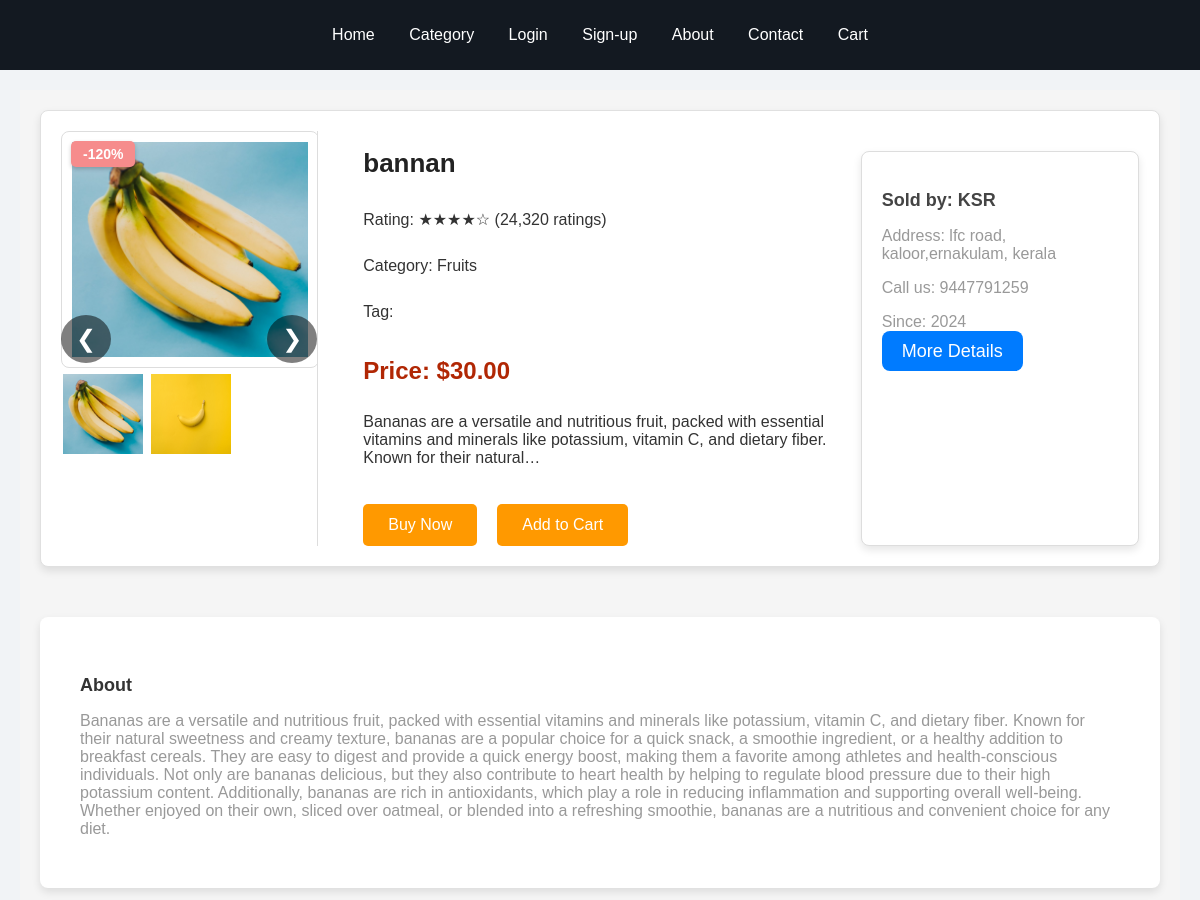
Before: /product-detail/e32ihbd5i31ib15i1a36de/vengg6fi3h4fc4cf36fcb2aed (upper part) with the older database file.
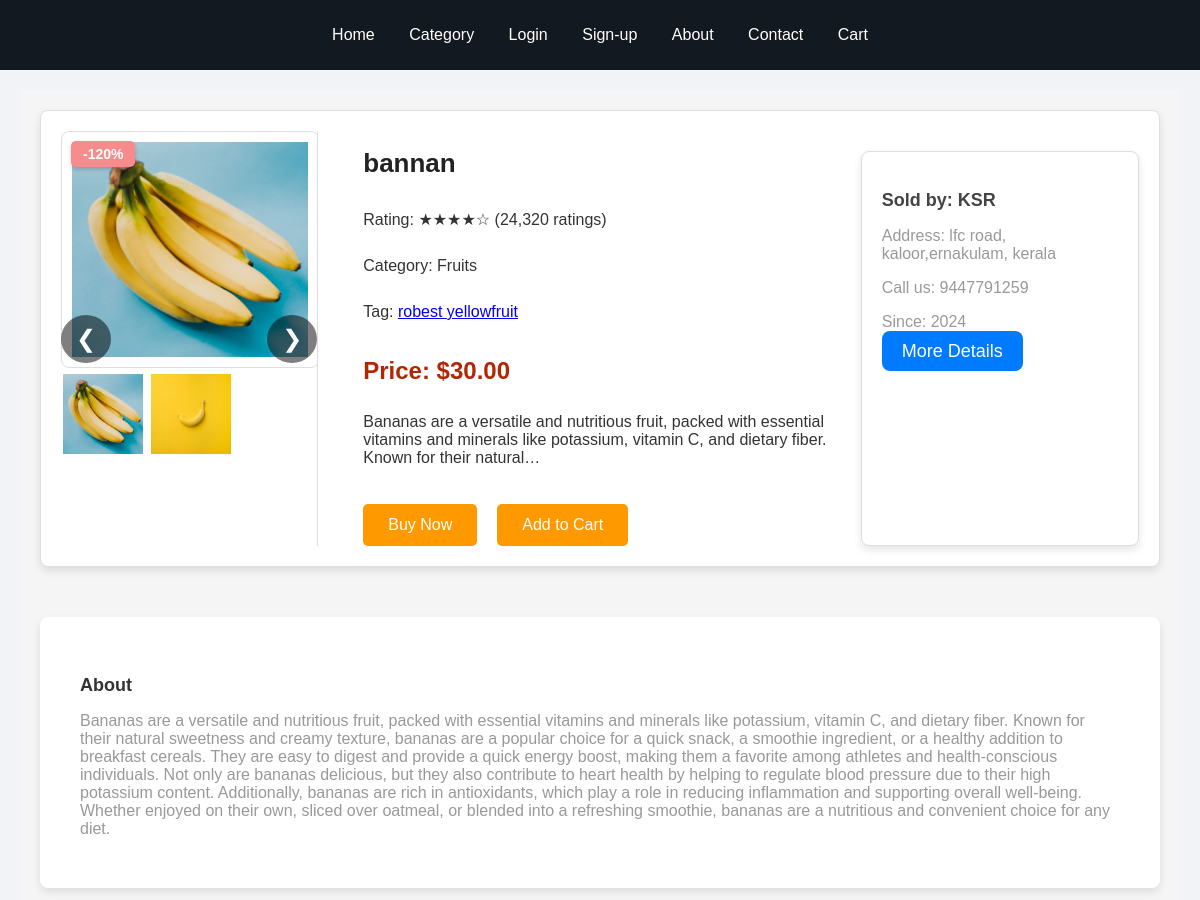
After: the same page with the newer database file.
### core/models.py (models this page shows)
class ProductImages(models.Model):
    image = models.ImageField(upload_to='product-images')
    product = models.ForeignKey(Product,related_name='p_images',on_delete=models.SET_NULL, null=True)
    date = models.DateField(auto_now_add=True)
    class Meta:
        verbose_name_plural = "Product images"

### core/views.py (the view)
# urls.py: path("product-detail/<pid>/<vid>",views.product_detail_view,name='product-detail-view'),
def product_detail_view(request,pid,vid):
    vender=Vendor.objects.get(vid=vid)
    products=Product.objects.get(pid=pid)
    cproduct=Product.objects.filter(category=products.category).exclude(pid=pid) # exclude: this is used to remove current viewed product from the related product
    p_image=products.p_images.all()
    return render(request,'product_detail_view.html',{'products':products,'vender':vender,'p_image':p_image,'cproduct':cproduct})

### core/context_processor.py (called while the page is built)
def default(request):
    categories=Category.objects.all()
    return{
        'categories':categories
    }

### core/models.py (called while the page is built)
    def __str__(self):
        return self.title

    def get_percentage(self):
        new_price = (self.price / self.old_price) * 100
        return new_price

### templates/product_detail_view.html (shortened to what this page needs)
{% extends "index.html" %}
{% block content %}
<div class="custom-amazon-product-page">
    <div class="custom-product-container">
        <div class="custom-product-image-section" style="position: relative;">
            <button id="prevBtn" class="custom-arrow-button" onclick="prevImage()" style="position: absolute; left: 0; top: 50%; transform: translateY(-50%); z-index: 1;">&#10094;</button>
            <img id="mainImage" src="{{ products.image.url }}" alt="{{ products.title }}" class="custom-product-main-image">
            <span class="custom-product-percentage">-{{ products.get_percentage|floatformat }}%</span>
            <button id="nextBtn" class="custom-arrow-button" onclick="nextImage()" style="position: absolute; right: 0; top: 50%; transform: translateY(-50%); z-index: 1;">&#10095;</button>
            <div class="custom-product-thumbnails">
                <img src="{{ products.image.url }}" alt="{{ products.title }}" class="custom-product-thumbnail" onclick="changeImage('{{ products.image.url }}')">
                {% for image in p_image %}
                    <img src="{{ image.image.url }}" alt="{{ products.title }}" class="custom-product-thumbnail" onclick="changeImage('{{image.image.url }}')">
                {% endfor %}
            </div>
        </div>
        <div class="custom-product-details-section">
            <h1 class="custom-product-title">{{ products.title }}</h1>
            <p class="custom-product-rating">Rating: ★★★★☆ (24,320 ratings)</p>
            <p class="custom-product-category">Category: {{ products.category }}</p>
            <p class="custom-product-category">Tag:
                    {% for tag in products.tags.all %}
                        <a href="{% url "index:tags" tag.slug %}">
                        {{ tag.name }}
                         </a>
                    {% endfor %}
            </p>
            <p class="custom-product-price">Price: ${{ products.price }}</p>
            <p class="custom-product-description">{{ products.description|truncatechars:160 }}</p>
            <div class="custom-buy-now-section">
                <a href="#" class="custom-btn-buy-now">Buy Now</a>
                <a href="#" class="custom-btn-add-to-cart">Add to Cart</a>
            </div>
        </div>
        <div class="custom-vendor-details-section">
            <h3>Sold by: {{ vender.title }}</h3>
            <p>Address: {{ vender.address }}</p>
            <p>Call us: {{ vender.contact }}</p>
            <p>Since: {{ vender.date|date:'Y' }}</p>
            <a href="{% url 'index:vender_detail_view' vender.vid %}" class="custom-btn-vendor-details">More Details</a>
        </div>
    </div>
    <div class="about-detail">
        <div class="about--details">
            <h3>About</h3>
            <p class="custom-product-about">{{ products.description }}</p>
        </div>
    </div>
    <section class="featured-products-section">
    </section>
</div>
{% endblock %}

Changed rows visible on the page:
added Tag: name "robest"
added Tag: name "yellowfruit"
